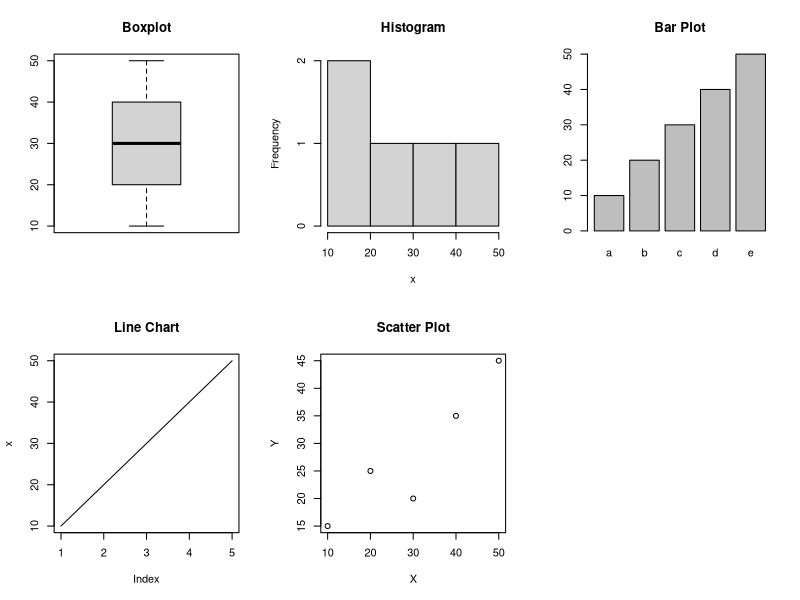

Write R code to recreate this figure.
x <- c(10, 20, 30, 40, 50)
y <- c(15, 25, 20, 35, 45)

par(mfrow=c(2, 3))

# Boxplot
boxplot(x, main="Boxplot")

# Histogram
hist(x, main="Histogram")

# Bar plot
barplot(x, names.arg=letters[1:5], main="Bar Plot")

# Line chart
plot(x, type="l", main="Line Chart")

# Scatter plot
plot(x, y, main="Scatter Plot", xlab="X", ylab="Y")
